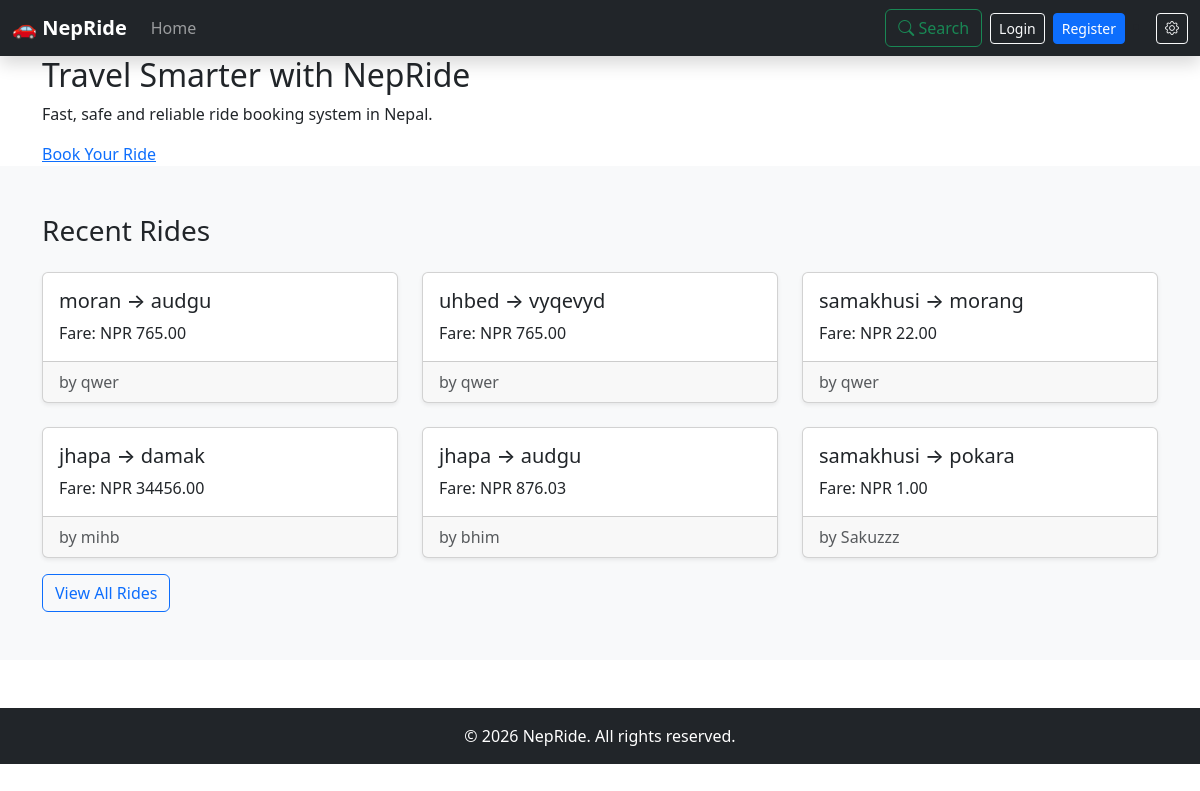
The page / on the database its author committed.
### ride/models.py (models this page shows, shortened)
class Ride(models.Model):
    STATUS_CHOICES = [
        ('pending', 'Pending'),
        ('accepted', 'Accepted'),
        ('completed', 'Completed'),
        ('cancelled', 'Cancelled'),
    ]
    user = models.ForeignKey(User, on_delete=models.CASCADE)
    driver = models.ForeignKey(Driver, on_delete=models.CASCADE, blank=True, null=True)
    pickup_location = models.CharField(max_length=255)
    dropoff_location = models.CharField(max_length=255)
    fare = models.DecimalField(max_digits=8, decimal_places=2)
    status = models.CharField(max_length=20, choices=STATUS_CHOICES, default='pending')
    created_at = models.DateTimeField(auto_now_add=True)

### ride/views.py (the view)
# urls.py: path('', HomeView.as_view(), name='home'),
class HomeView(TemplateView):
   template_name = 'home.html'
   def get(self,request):
         rides = Ride.objects.all( )
         return render(request, self.template_name, {'rides': rides})

### nepride/templates/home.html
{% extends "base.html" %}
{% block content %}
<section class="hero">
    <div class="container">
        <h2>Travel Smarter with NepRide</h2>
        <p>Fast, safe and reliable ride booking system in Nepal.</p>
        <a href="{% url 'ride_list' %}" class="btn-ride">
            Book Your Ride
        </a>
    </div>
</section>
<section class="py-5 bg-light">
  <div class="container">
    <h3 class="mb-4">Recent Rides</h3>
    {% if rides %}
    <div class="row g-4">
      {% for ride in rides|slice:":6" %}
      <div class="col-md-4">
        <div class="card h-100 shadow-sm">
          <div class="card-body">
            <h5 class="card-title">{{ ride.pickup_location }} &rarr; {{ ride.dropoff_location }}</h5>
            <p class="card-text">Fare: NPR {{ ride.fare }}</p>
          </div>
          <div class="card-footer text-muted">
            by {{ ride.user.username }}
          </div>
        </div>
      </div>
      {% endfor %}
    </div>
    <div class="mt-3">
      <a href="{% url 'ride_list' %}" class="btn btn-outline-primary">View All Rides</a>
    </div>
    {% else %}
      <p class="text-muted">No rides available yet. <a href="{% url 'ride_create' %}">Create one</a> and be the first!</p>
    {% endif %}
  </div>
</section>
{% endblock content %}

### rows shown on the page
Ride: pickup_location "moran", dropoff_location "audgu", fare "765.00", user.username "qwer"
Ride: pickup_location "uhbed", dropoff_location "vyqevyd", fare "765.00", user.username "qwer"
Ride: pickup_location "samakhusi", dropoff_location "morang", fare "22.00", user.username "qwer"
Ride: pickup_location "jhapa", dropoff_location "damak", fare "34456.00", user.username "mihb"
Ride: pickup_location "jhapa", dropoff_location "audgu", fare "876.03", user.username "bhim"
Ride: pickup_location "samakhusi", dropoff_location "pokara", fare "1.00", user.username "Sakuzzz"
